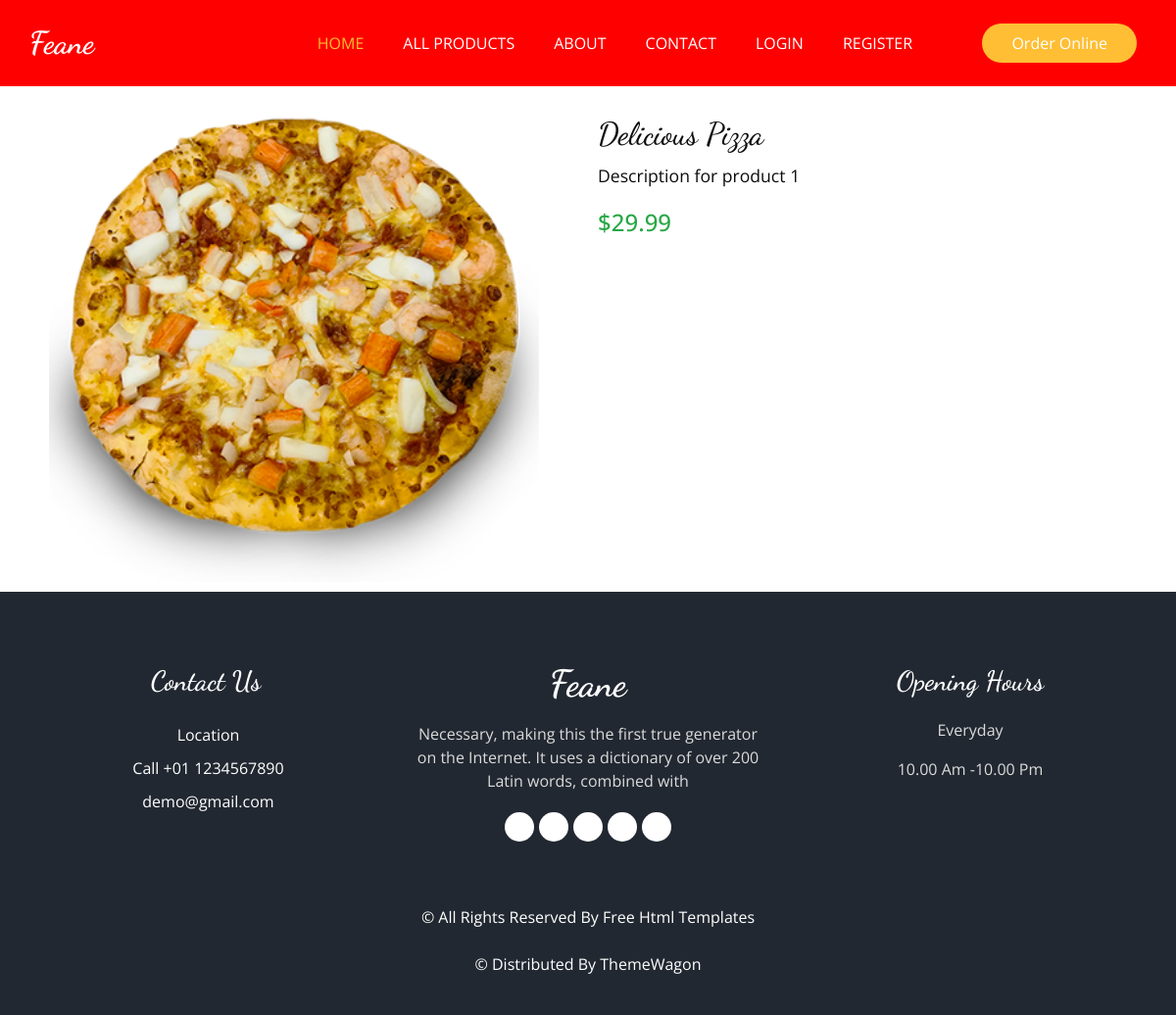
/product/1/, run on the app's committed database.
### ecomm_app/models.py (models this page shows, shortened)
class Product(models.Model):
    name = models.CharField(max_length=200)
    description = models.TextField()
    price = models.DecimalField(max_digits=10, decimal_places=2)
    image = models.ImageField(upload_to='product_images/', null=True, blank=True)
    category = models.ForeignKey(Category, related_name='products', on_delete=models.CASCADE, null=True, blank=True)

### ecomm_app/views.py (the view)
# urls.py: path('product/<int:product_id>/', views.product_detail, name='product_detail'),
def product_detail(request, product_id):
    product = get_object_or_404(Product, pk=product_id)
    product_images = product.gallery.all()
    return render(request, 'ecomm/product_detail.html', {'product': product,'product_images': product_images})

### ecomm_app/templates/ecomm/product_detail.html (shortened to what this page needs)
{% extends "ecomm/base.html" %}
{% load static %}
{% block content %}
    <div class="product-detail">
        <div class="product-detail-container">
            <div class="product-image">
                <img src="{{ product.image.url }}" alt="{{ product.name }}">
            </div>
            <div class="product-info">
                <h2>{{ product.name }}</h2>
                <p>{{ product.description }}</p>
                <h4>${{ product.price }}</h4>
            </div>
        </div>
    </div>
{% endblock %}

### ecomm_app/static/css/style.css (style rules this page uses)
body { font-family: "Open Sans", sans-serif; color: #0c0c0c; background-color: #ffffff; overflow-x: hidden; }
h1, h2 { font-family: 'Dancing Script', cursive; }

### ecomm_app/templates/ecomm/product_detail.html (style rules this page uses)
.product-detail-container { display: flex; justify-content: space-between; align-items: flex-start; margin-top: 20px; }
.product-image { flex: 1; padding: 10px; text-align: center; }
.product-image img { width: 100%; max-width: 500px; height: auto; }
.product-info { flex: 1; padding: 10px; max-width: 600px; }
.product-info h2 { font-size: 2em; margin-bottom: 10px; }
.product-info p { font-size: 1.1em; margin-bottom: 20px; }
.product-info h4 { font-size: 1.5em; color: #28a745; margin-bottom: 20px; }
.product-detail-container { display: flex; justify-content: flex-start; align-items: flex-start; margin-top: 20px; }
.product-image { flex: 0 0 50%; padding: 10px; text-align: center; }
.product-info { flex: 0 0 50%; padding: 10px; max-width: 600px; }

### data on the page
Product: image (picture), name "Delicious Pizza", description "Description for product 1", price "29.99"
